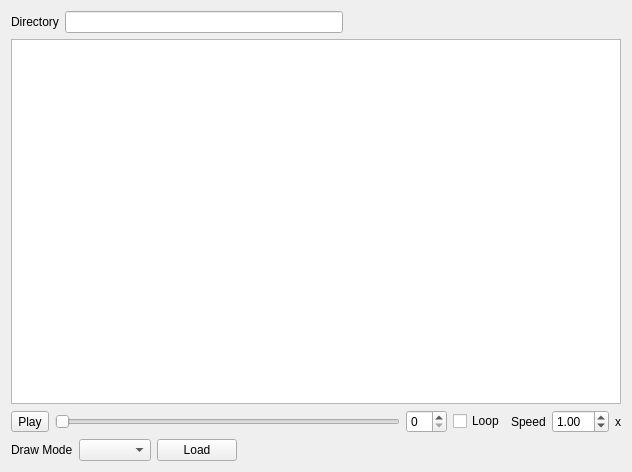
<?xml version="1.0" encoding="UTF-8"?>
<ui version="4.0">
 <class>Form</class>
 <widget class="QWidget" name="Form">
  <property name="geometry">
   <rect>
    <x>0</x>
    <y>0</y>
    <width>632</width>
    <height>472</height>
   </rect>
  </property>
  <property name="windowTitle">
   <string>Form</string>
  </property>
  <layout class="QVBoxLayout" name="verticalLayout">
   <item>
    <layout class="QHBoxLayout" name="horizontalLayout_2">
     <item>
      <widget class="QLabel" name="label_4">
       <property name="text">
        <string>Directory</string>
       </property>
      </widget>
     </item>
     <item>
      <widget class="QLineEdit" name="directoryLineEdit"/>
     </item>
     <item>
      <spacer name="horizontalSpacer_2">
       <property name="orientation">
        <enum>Qt::Horizontal</enum>
       </property>
       <property name="sizeHint" stdset="0">
        <size>
         <width>40</width>
         <height>20</height>
        </size>
       </property>
      </spacer>
     </item>
    </layout>
   </item>
   <item>
    <widget class="QListWidget" name="animationFileListWidget"/>
   </item>
   <item>
    <layout class="QHBoxLayout" name="playerBar">
     <item>
      <widget class="QToolButton" name="animationButton">
       <property name="text">
        <string>Play</string>
       </property>
      </widget>
     </item>
     <item>
      <widget class="QSlider" name="animationFrameSlider">
       <property name="orientation">
        <enum>Qt::Horizontal</enum>
       </property>
      </widget>
     </item>
     <item>
      <widget class="QSpinBox" name="animationFrameSpinBox"/>
     </item>
     <item>
      <widget class="QCheckBox" name="loopAnimationCheckBox">
       <property name="text">
        <string>Loop</string>
       </property>
       <property name="checked">
        <bool>false</bool>
       </property>
      </widget>
     </item>
     <item>
      <widget class="QLabel" name="label_2">
       <property name="text">
        <string>Speed</string>
       </property>
      </widget>
     </item>
     <item>
      <widget class="QDoubleSpinBox" name="animationSpeedDoubleSpinBox">
       <property name="singleStep">
        <double>0.100000000000000</double>
       </property>
       <property name="value">
        <double>1.000000000000000</double>
       </property>
      </widget>
     </item>
     <item>
      <widget class="QLabel" name="label_3">
       <property name="text">
        <string>x</string>
       </property>
      </widget>
     </item>
    </layout>
   </item>
   <item>
    <layout class="QHBoxLayout" name="horizontalLayout">
     <item>
      <widget class="QLabel" name="label">
       <property name="text">
        <string>Draw Mode</string>
       </property>
      </widget>
     </item>
     <item>
      <widget class="QComboBox" name="drawModeComboBox"/>
     </item>
     <item>
      <widget class="QPushButton" name="loadButton">
       <property name="text">
        <string>Load</string>
       </property>
      </widget>
     </item>
     <item>
      <spacer name="horizontalSpacer">
       <property name="orientation">
        <enum>Qt::Horizontal</enum>
       </property>
       <property name="sizeHint" stdset="0">
        <size>
         <width>371</width>
         <height>20</height>
        </size>
       </property>
      </spacer>
     </item>
    </layout>
   </item>
  </layout>
 </widget>
 <resources/>
 <connections/>
</ui>
